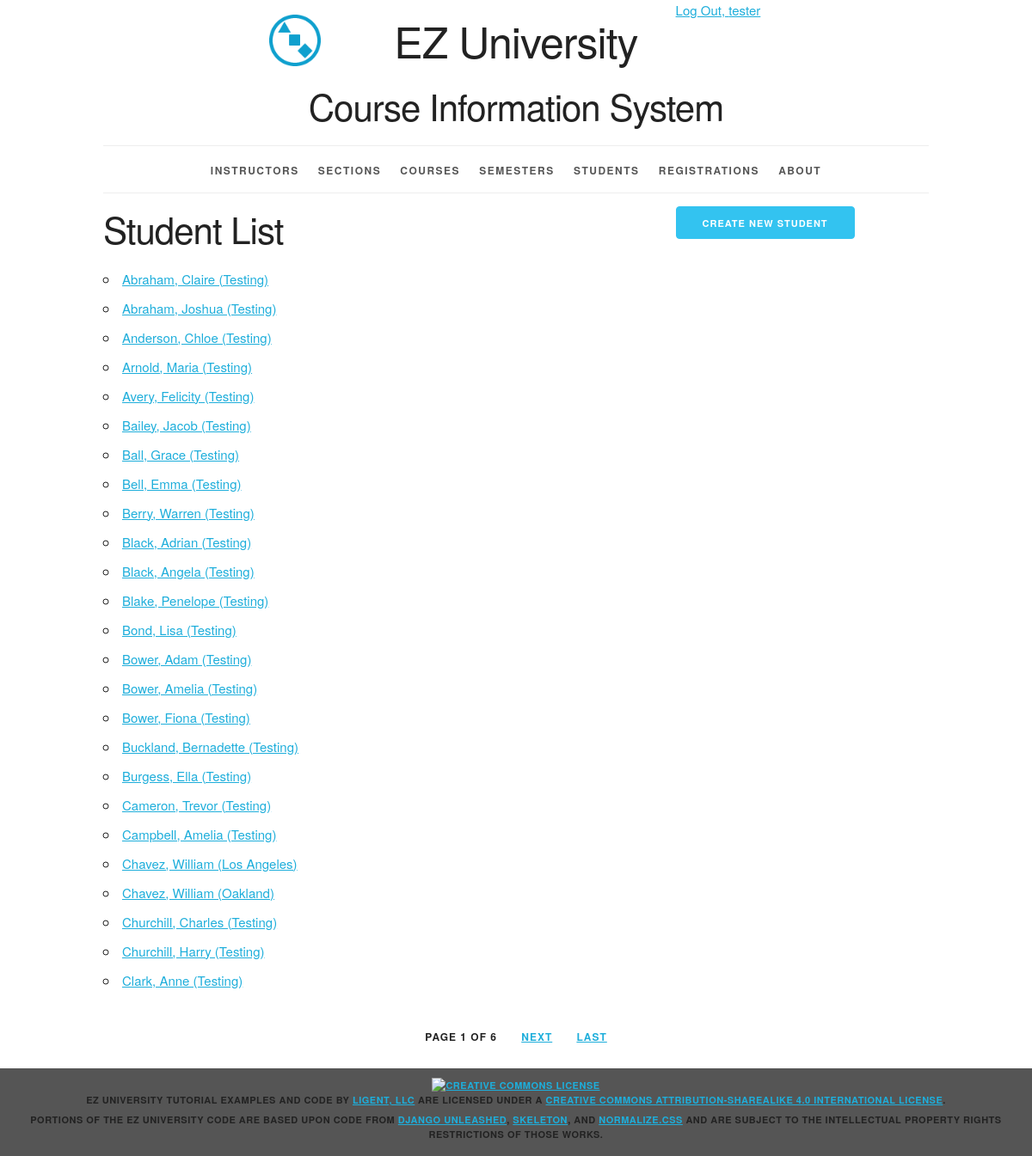
The page /student/ (signed in) on the database as committed earlier.
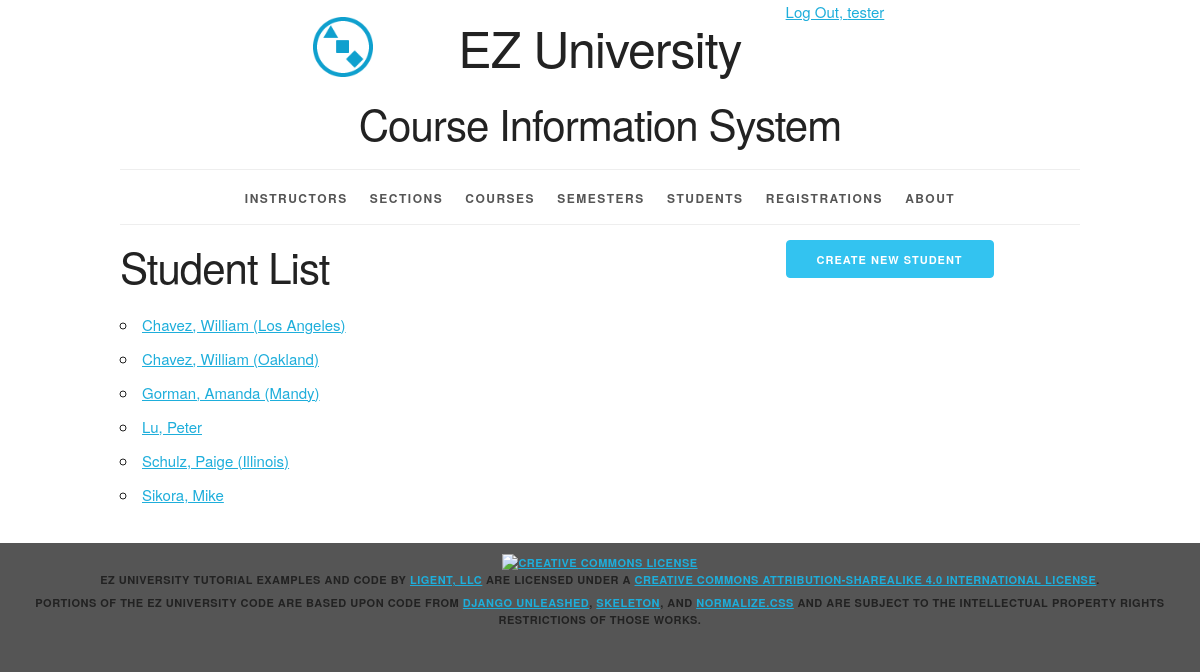
The same page on the database as committed later.
### courseinfo/models.py (models this page shows, shortened)
class Student(models.Model):
    student_id = models.AutoField(primary_key=True)
    first_name = models.CharField(max_length=45)
    last_name = models.CharField(max_length=45)
    disambiguator = models.CharField(max_length=45, blank=True, default='')
    def __str__(self):
        result = ''
        if self.disambiguator == '':
            result = '%s, %s' % (self.last_name, self.first_name)
        else:
            result = '%s, %s (%s)' % (self.last_name, self.first_name, self.disambiguator)
        return result
    def get_absolute_url(self):
        return reverse('courseinfo_student_detail_urlpattern',
                       kwargs={'pk': self.pk})
    class Meta:
        ordering = ['last_name', 'first_name', 'disambiguator']
        constraints = [
            UniqueConstraint(fields=['last_name', 'first_name', 'disambiguator'], name='unique_student')
        ]

### courseinfo/views.py (the view)
class StudentList(LoginRequiredMixin, PermissionRequiredMixin, PageLinksMixin, ListView):
    paginate_by = 25
    model = Student
    permission_required = 'courseinfo.view_student'

### courseinfo/utils.py (called while the page is built)
    def _page_urls(self, page_number):
        return "?{pkw}={n}".format(
            pkw=self.page_kwarg,
            n=page_number)

    def first_page(self, page):
        if page.number > 1:
            return self._page_urls(1)
        return None

    def previous_page(self, page):
        if (page.has_previous()
                and page.number > 2):
            return self._page_urls(
                page.previous_page_number())
        return None

    def next_page(self, page):
        last_page = page.paginator.num_pages
        if (page.has_next()
                and page.number < last_page - 1):
            return self._page_urls(
                page.next_page_number())
        return None

    def last_page(self, page):
        last_page = page.paginator.num_pages
        if page.number < last_page:
            return self._page_urls(last_page)
        return None

### courseinfo/templates/courseinfo/student_list.html (shortened to what this page needs)
{% extends 'courseinfo/base.html' %}
{% block create_button %}
    {% if perms.courseinfo.add_student %}
    <a
        href="{% url 'courseinfo_student_create_urlpattern'  %}"
        class="button button-primary">
      Create New Student</a>
    {% endif %}
{% endblock %}
{% block org_content %}
  <h2>Student List</h2>
  <ul>
    {% for student in student_list %}
      <li>
        <a href="{{ student.get_absolute_url }}">
          {{ student }}</a>
      </li>
    {% empty %}
      <li><em>There are currently no students available.</em></li>
    {% endfor %}
  </ul>
{% endblock %}

### courseinfo/templates/courseinfo/base.html (shortened to what the changed rows need)
{% load static %}
<!DOCTYPE html>
<html lang="en">
<head>
    <link rel="stylesheet" type="text/css"
          href="{% static 'coursinfo/normalize.css' %}">
    <link rel="stylesheet" type="text/css"
          href="{% static 'courseinfo/skeleton.css' %}">
    <link rel="stylesheet" type="text/css"
          href="{% static 'courseinfo/style.css' %}">
</head>
<body>
<div class="container">
    <header class="row">
        <div class="offset-by-one ten columns">
            <h1 class="logo">EZ University</h1>
            <h2>Course Information System</h2>
        </div>
    </header>
    <main>
        {% block content %}
            <div class="row">
                <section class="eight columns">
                    {% block org_content %}{% endblock %}
                </section>
            </div>
        {% endblock %}
    </main>
    {% if is_paginated %}
        <div class="row">
            <div class="twelve columns">
                <ul class="pagination">
                    <li>
                        Page {{ page_obj.number }}
                        of {{ paginator.num_pages }}
                    </li>
                    {% if next_page_url %}
                        <li>
                            <a href="{{ next_page_url }}">
                                Next</a>
                        </li>
                    {% endif %}
                    {% if last_page_url %}
                        <li>
                            <a href="{{ last_page_url }}">
                                Last</a>
                        </li>
                    {% endif %}
                </ul>
            </div>
        </div>
    {% endif %}
</div>
</body>
</html>

Rows that differ between the two databases and show on the page:
removed Student: disambiguator+last_name+first_name "Abraham, Claire (Testing)"
removed Student: disambiguator+last_name+first_name "Abraham, Joshua (Testing)"
removed Student: disambiguator+last_name+first_name "Anderson, Chloe (Testing)"
removed Student: disambiguator+last_name+first_name "Arnold, Maria (Testing)"
removed Student: disambiguator+last_name+first_name "Avery, Felicity (Testing)"
removed Student: disambiguator+last_name+first_name "Bailey, Jacob (Testing)"
removed Student: disambiguator+last_name+first_name "Ball, Grace (Testing)"
removed Student: disambiguator+last_name+first_name "Bell, Emma (Testing)"
removed Student: disambiguator+last_name+first_name "Berry, Warren (Testing)"
removed Student: disambiguator+last_name+first_name "Black, Adrian (Testing)"
removed Student: disambiguator+last_name+first_name "Black, Angela (Testing)"
removed Student: disambiguator+last_name+first_name "Blake, Penelope (Testing)"
removed Student: disambiguator+last_name+first_name "Bond, Lisa (Testing)"
removed Student: disambiguator+last_name+first_name "Bower, Adam (Testing)"
removed Student: disambiguator+last_name+first_name "Bower, Amelia (Testing)"
removed Student: disambiguator+last_name+first_name "Bower, Fiona (Testing)"
removed Student: disambiguator+last_name+first_name "Buckland, Bernadette (Testing)"
removed Student: disambiguator+last_name+first_name "Burgess, Ella (Testing)"
removed Student: disambiguator+last_name+first_name "Cameron, Trevor (Testing)"
removed Student: disambiguator+last_name+first_name "Campbell, Amelia (Testing)"
removed Student: disambiguator+last_name+first_name "Churchill, Charles (Testing)"
removed Student: disambiguator+last_name+first_name "Churchill, Harry (Testing)"
removed Student: disambiguator+last_name+first_name "Clark, Anne (Testing)"
now on this page (row unchanged): Student: disambiguator+last_name+first_name "Gorman, Amanda (Mandy)"
now on this page (row unchanged): Student: disambiguator+last_name+first_name "Lu, Peter"
now on this page (row unchanged): Student: disambiguator+last_name+first_name "Schulz, Paige (Illinois)"
now on this page (row unchanged): Student: disambiguator+last_name+first_name "Sikora, Mike"
Other text that changed with them:
{{ page_obj.number }}: "1" → (not shown)
{{ paginator.num_pages }}: "6" → (not shown)
text no longer shown: "PAGE OF NEXT LAST"
